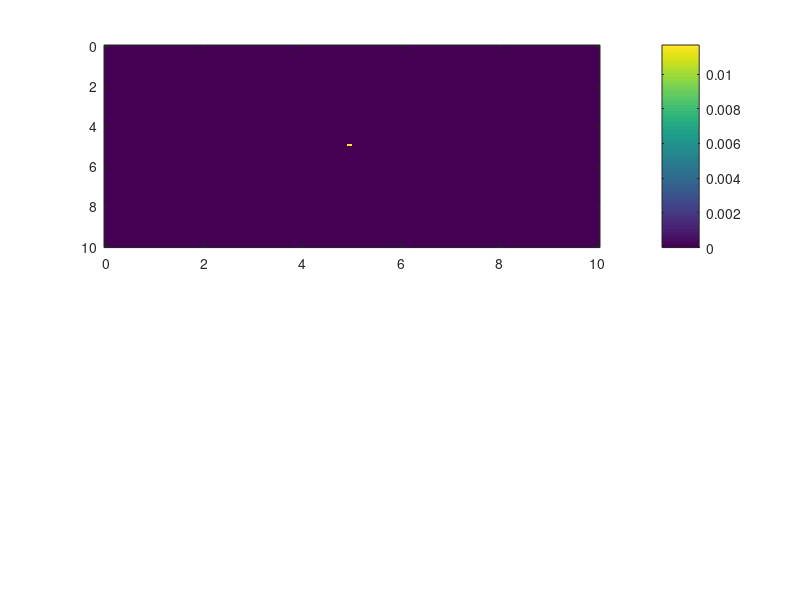

This chart was generated by the following MATLAB code: (Note: this script raises an error after producing the figure.)
%%Przydatne skróty

%komentowanie/odkomentowanie bloku tekstu
%ctrl+R
%ctrl+shift+R

Lx = 10;
Ly = 10;
dx = 0.1;
dy = dx;
nx = fix(Lx/dx);
ny = fix(Ly/dy);
x = linspace(0, Lx, nx);
y = linspace(0, Ly, ny);

T=60*8;

wn=zeros(nx, ny);
wnm1=wn; 
wnp1=wn;

CFL = 0.5;
c = 1;
dt = CFL*dx/c;

%Pętla idąca po czasie
t = 0;

while(t < T)
    %odbija się od ścianek 
    wn(:,[1,end])=0;
    wn([1,end],:)=0;

    %nie odbija się od ścianek
%     wnp1(1,:) = wn(2,:) + ((CFL-1)/(CFL+1)) * (wnp1(2,:) - wn(1,:));
%     wnp1(end,:) = wn(end-1,:) + ((CFL-1)/(CFL+1)) * (wnp1(end-1,:) - wn(end,:));
%     wnp1(:,1) = wn(:,2) + ((CFL-1)/(CFL+1)) * (wnp1(:,2) - wn(:,1));
%     wnp1(:,end) = wn(:,end-1) + ((CFL-1)/(CFL+1)) * (wnp1(:,end-1) - wn(:,end));
    

    t=t+dt;
    wnm1=wn;
    wn=wnp1;

    wn(50,50) = dt^2*20*sin(30*pi*t/20);

    for i=2:nx-1
        for j=2:ny-1
            wnp1(i,j) = 2*wn(i,j) - wnm1(i,j) + CFL^2*(wn(i+1,j) + wn(i,j+1) - 4*wn(i,j) + wn(i-1,j) + wn(i,j-1));

        end
    end

    %strona wizualna
    clf;
    subplot(2,1,1);
    imagesc(x, y, wn');
    colorbar;
    clim([-0.02 0.02])
    title(sprintf('t = %.2f', t));
    subplot(2,1,2);
    mesh(x, y, wn');
    colorbar;
    clim([-0.02 0.02])
    axis([0 Lx 0 Ly -0.05 0.05]);
    shg;
    pause(0.01);

end